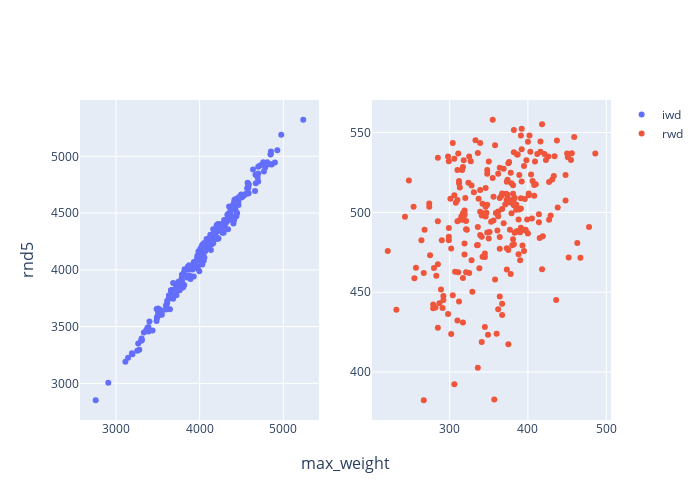
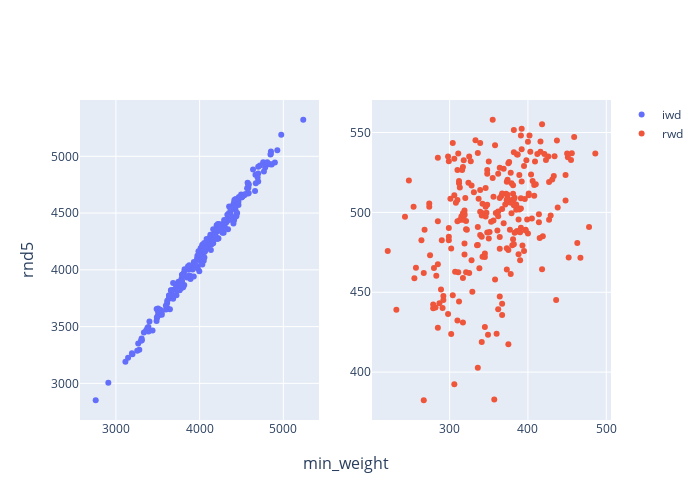
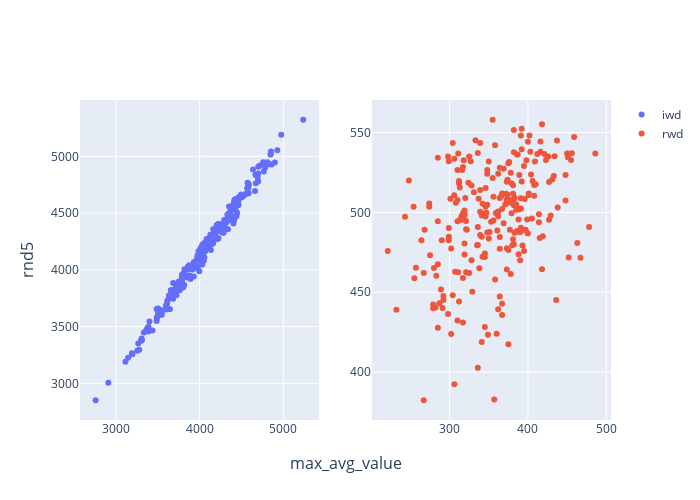
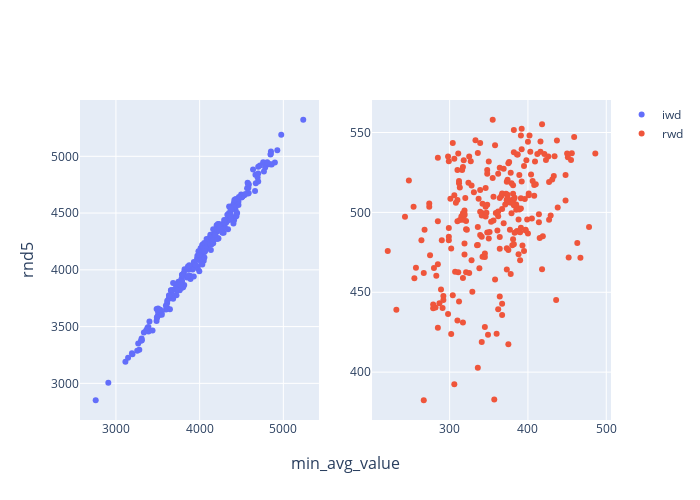

Source (notebook cell) for these figures, in order:
### Code cell
print("Width Analysis")
loop_make_scatter(prob='kp', n='20', p='3', seed='7', qty=['iwd', 'rwd'])
print("Size Analysis")
loop_make_scatter(prob='kp', n='20', p='3', seed='7', qty=['isz', 'rsz'])
print("Total time analysis")
loop_make_scatter(prob='kp', n='20', p='3', seed='7', qty=['ttime'])

### Figure 1 — Plotly figure (JSON) as saved in the notebook; plotly's stock layout.template omitted (floating-point values rounded to 4 significant figures; data arrays with more than 128 entries replaced by an {"elided": "..."} marker saying what was removed)
{"data": [{"mode": "markers", "name": "iwd", "type": "scatter", "x": {"elided": "250 int values"}, "xaxis": "x", "y": {"elided": "250 float values"}, "yaxis": "y"}, {"mode": "markers", "name": "rwd", "type": "scatter", "x": {"elided": "250 int values"}, "xaxis": "x2", "y": {"elided": "250 float values"}, "yaxis": "y2"}], "layout": {"annotations": [{"font": {"size": 16}, "showarrow": false, "text": "max_weight", "x": 0.5, "xanchor": "center", "xref": "paper", "y": 0, "yanchor": "top", "yref": "paper", "yshift": -30}, {"font": {"size": 16}, "showarrow": false, "text": "rnd5", "textangle": -90, "x": 0, "xanchor": "right", "xref": "paper", "xshift": -40, "y": 0.5, "yanchor": "middle", "yref": "paper"}], "height": 500, "title": {"text": ""}, "width": 700, "xaxis": {"anchor": "y", "domain": [0, 0.45]}, "xaxis2": {"anchor": "y2", "domain": [0.55, 1]}, "yaxis": {"anchor": "x", "domain": [0, 1]}, "yaxis2": {"anchor": "x2", "domain": [0, 1]}}}

### Figure 2 — Plotly figure (JSON) as saved in the notebook; plotly's stock layout.template omitted (floating-point values rounded to 4 significant figures; data arrays with more than 128 entries replaced by an {"elided": "..."} marker saying what was removed)
{"data": [{"mode": "markers", "name": "iwd", "type": "scatter", "x": {"elided": "250 int values"}, "xaxis": "x", "y": {"elided": "250 float values"}, "yaxis": "y"}, {"mode": "markers", "name": "rwd", "type": "scatter", "x": {"elided": "250 int values"}, "xaxis": "x2", "y": {"elided": "250 float values"}, "yaxis": "y2"}], "layout": {"annotations": [{"font": {"size": 16}, "showarrow": false, "text": "min_weight", "x": 0.5, "xanchor": "center", "xref": "paper", "y": 0, "yanchor": "top", "yref": "paper", "yshift": -30}, {"font": {"size": 16}, "showarrow": false, "text": "rnd5", "textangle": -90, "x": 0, "xanchor": "right", "xref": "paper", "xshift": -40, "y": 0.5, "yanchor": "middle", "yref": "paper"}], "height": 500, "title": {"text": ""}, "width": 700, "xaxis": {"anchor": "y", "domain": [0, 0.45]}, "xaxis2": {"anchor": "y2", "domain": [0.55, 1]}, "yaxis": {"anchor": "x", "domain": [0, 1]}, "yaxis2": {"anchor": "x2", "domain": [0, 1]}}}

### Figure 3 — Plotly figure (JSON) as saved in the notebook; plotly's stock layout.template omitted (floating-point values rounded to 4 significant figures; data arrays with more than 128 entries replaced by an {"elided": "..."} marker saying what was removed)
{"data": [{"mode": "markers", "name": "iwd", "type": "scatter", "x": {"elided": "250 int values"}, "xaxis": "x", "y": {"elided": "250 float values"}, "yaxis": "y"}, {"mode": "markers", "name": "rwd", "type": "scatter", "x": {"elided": "250 int values"}, "xaxis": "x2", "y": {"elided": "250 float values"}, "yaxis": "y2"}], "layout": {"annotations": [{"font": {"size": 16}, "showarrow": false, "text": "max_avg_value", "x": 0.5, "xanchor": "center", "xref": "paper", "y": 0, "yanchor": "top", "yref": "paper", "yshift": -30}, {"font": {"size": 16}, "showarrow": false, "text": "rnd5", "textangle": -90, "x": 0, "xanchor": "right", "xref": "paper", "xshift": -40, "y": 0.5, "yanchor": "middle", "yref": "paper"}], "height": 500, "title": {"text": ""}, "width": 700, "xaxis": {"anchor": "y", "domain": [0, 0.45]}, "xaxis2": {"anchor": "y2", "domain": [0.55, 1]}, "yaxis": {"anchor": "x", "domain": [0, 1]}, "yaxis2": {"anchor": "x2", "domain": [0, 1]}}}

### Figure 4 — Plotly figure (JSON) as saved in the notebook; plotly's stock layout.template omitted (floating-point values rounded to 4 significant figures; data arrays with more than 128 entries replaced by an {"elided": "..."} marker saying what was removed)
{"data": [{"mode": "markers", "name": "iwd", "type": "scatter", "x": {"elided": "250 int values"}, "xaxis": "x", "y": {"elided": "250 float values"}, "yaxis": "y"}, {"mode": "markers", "name": "rwd", "type": "scatter", "x": {"elided": "250 int values"}, "xaxis": "x2", "y": {"elided": "250 float values"}, "yaxis": "y2"}], "layout": {"annotations": [{"font": {"size": 16}, "showarrow": false, "text": "min_avg_value", "x": 0.5, "xanchor": "center", "xref": "paper", "y": 0, "yanchor": "top", "yref": "paper", "yshift": -30}, {"font": {"size": 16}, "showarrow": false, "text": "rnd5", "textangle": -90, "x": 0, "xanchor": "right", "xref": "paper", "xshift": -40, "y": 0.5, "yanchor": "middle", "yref": "paper"}], "height": 500, "title": {"text": ""}, "width": 700, "xaxis": {"anchor": "y", "domain": [0, 0.45]}, "xaxis2": {"anchor": "y2", "domain": [0.55, 1]}, "yaxis": {"anchor": "x", "domain": [0, 1]}, "yaxis2": {"anchor": "x2", "domain": [0, 1]}}}
